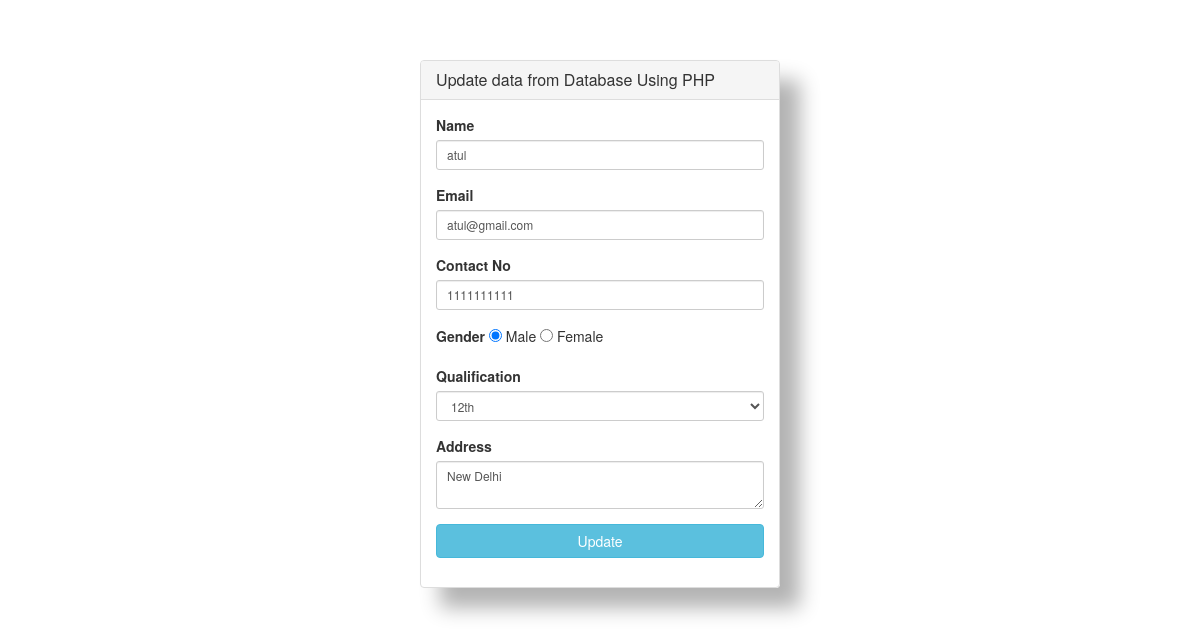
The app's page /edit.php?id=4 with its own data.
### tables this page shows
CREATE TABLE `student_details` (
  `id` int(11) NOT NULL,
  `name` varchar(100) DEFAULT NULL,
  `email` varchar(45) DEFAULT NULL,
  `contact_no` varchar(45) DEFAULT NULL,
  `gender` varchar(45) DEFAULT NULL,
  `qualification` varchar(45) DEFAULT NULL,
  `address` varchar(450) DEFAULT NULL,
  `create_date` timestamp NULL DEFAULT current_timestamp()
);

### edit.php (the view, shortened to what this page needs)
<?php
include  'dbconnection.php';
$userid=intval($_GET['id']);
$sql = "SELECT id,name,email,contact_no,gender,qualification,address from student_details where id=:uid";
$query = $dbconnection->prepare($sql);
$query->bindParam(':uid',$userid,PDO::PARAM_STR);
$query->execute();
$results=$query->fetchAll(PDO::FETCH_OBJ);
if($query->rowCount() > 0)
{
foreach($results as $result)
{
$Names = $result->name;
$Emaiids = $result->email;
$contactno = $result->contact_no;
$genders = $result->gender;
$eductions = $result->qualification;
$addresss = $result->address;
		}
	}
	?>
<link href="https://netdna.bootstrapcdn.com/bootstrap/3.1.0/css/bootstrap.min.css" rel="stylesheet" id="bootstrap-css">
<div class="container">
        <div class="row centered-form">
        <div class="col-xs-12 col-sm-8 col-md-4 col-sm-offset-2 col-md-offset-4">
        	<div class="panel panel-default">
        		<div class="panel-heading">
			    		<h3 class="panel-title">Update data from Database Using PHP</h3>
			 			</div>
			 			<div class="panel-body">
			    		<form method="POST">
                            <div class="form-group">
			    				<label for="name">Name</label>
			    				<input type="text" name="name" id="name" class="form-control input-sm" placeholder="Name" required="" value="<?php echo $Names;?>">
			    			</div>
			    			<div class="form-group">
			    				<label for="email">Email</label>
			    				<input type="email" name="email" id="email" class="form-control input-sm" placeholder="Email Address" required="" value="<?php echo $Emaiids; ?>">
			    			</div>
			    			<div class="form-group">
			    				<label for="contactno">Contact No</label>
			    				<input type="text" name="contactno" id="contactno" class="form-control input-sm" placeholder="Contact No" required="" maxlength="10" value="<?php echo $contactno; ?>">
			    			</div>
			    			<div class="form-group">
			    				<label for="name">Gender</label>
			    				 <input type="radio" name="gender" value="Male" <?php if ($genders == 'Male') echo 'checked="checked"'; ?>" /> Male
                               <input type="radio" name="gender" value="Male" <?php if ($genders == 'Female') echo 'checked="checked"'; ?>" /> Female
			    			</div>
			    			<div class="form-group">
			    				<label for="qualification">Qualification</label>
			    				<select name="qualification" id="qualification" class="form-control input-sm" placeholder="Qualification" required="">
			    					<option value="12th"<?php if($eductions=='12th')echo 'selected'?>>12th</option>
			    				</select>
			    			</div>
			    			<div class="form-group">
			    				<label for="name">Address</label>
			    				<textarea name="address" id="address" class="form-control input-sm" required=""><?php echo $addresss; ?></textarea>
			    			</div>
                               <input type="submit" name="submit" value="Update" class="btn btn-info btn-block">
			    		</form>
			    	</div>
	    		</div>
    		</div>
    	</div>
    </div>

### edit.php (style rules this page uses)
.centered-form { margin-top: 60px; }
.centered-form .panel { background: rgba(255, 255, 255, 0.8); box-shadow: rgba(0, 0, 0, 0.3) 20px 20px 20px; }

### records on screen
student_details: name "atul", email "atul@gmail.com", contactno "1111111111", gender "☑", qualification "12th", address "New Delhi"
